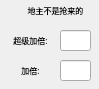
     <widget class="QWidget" name="scrollAreaWidgetContents_8">
      <property name="geometry">
       <rect>
        <x>0</x>
        <y>0</y>
        <width>99</width>
        <height>89</height>
       </rect>
      </property>
      <widget class="QLabel" name="landlord_label_1">
       <property name="geometry">
        <rect>
         <x>10</x>
         <y>0</y>
         <width>91</width>
         <height>21</height>
        </rect>
       </property>
       <property name="font">
        <font>
         <family>微软雅黑</family>
         <pointsize>6</pointsize>
         <weight>50</weight>
         <italic>false</italic>
         <bold>false</bold>
        </font>
       </property>
       <property name="text">
        <string>地主不是抢来的</string>
       </property>
       <property name="alignment">
        <set>Qt::AlignCenter</set>
       </property>
      </widget>
      <widget class="QLabel" name="jiabei_label_1">
       <property name="geometry">
        <rect>
         <x>10</x>
         <y>30</y>
         <width>41</width>
         <height>21</height>
        </rect>
       </property>
       <property name="font">
        <font>
         <family>微软雅黑</family>
         <pointsize>6</pointsize>
         <weight>50</weight>
         <italic>false</italic>
         <bold>false</bold>
        </font>
       </property>
       <property name="text">
        <string>超级加倍:</string>
       </property>
       <property name="alignment">
        <set>Qt::AlignCenter</set>
       </property>
      </widget>
      <widget class="QLineEdit" name="jiabei_lineEdit_2">
       <property name="geometry">
        <rect>
         <x>60</x>
         <y>60</y>
         <width>31</width>
         <height>21</height>
        </rect>
       </property>
      </widget>
      <widget class="QLabel" name="jiabei_label_2">
       <property name="geometry">
        <rect>
         <x>10</x>
         <y>60</y>
         <width>41</width>
         <height>21</height>
        </rect>
       </property>
       <property name="font">
        <font>
         <family>微软雅黑</family>
         <pointsize>6</pointsize>
         <weight>50</weight>
         <italic>false</italic>
         <bold>false</bold>
        </font>
       </property>
       <property name="text">
        <string>加倍:</string>
       </property>
       <property name="alignment">
        <set>Qt::AlignCenter</set>
       </property>
      </widget>
      <widget class="QLineEdit" name="jiabei_lineEdit_1">
       <property name="geometry">
        <rect>
         <x>60</x>
         <y>30</y>
         <width>31</width>
         <height>21</height>
        </rect>
       </property>
      </widget>
     </widget>
